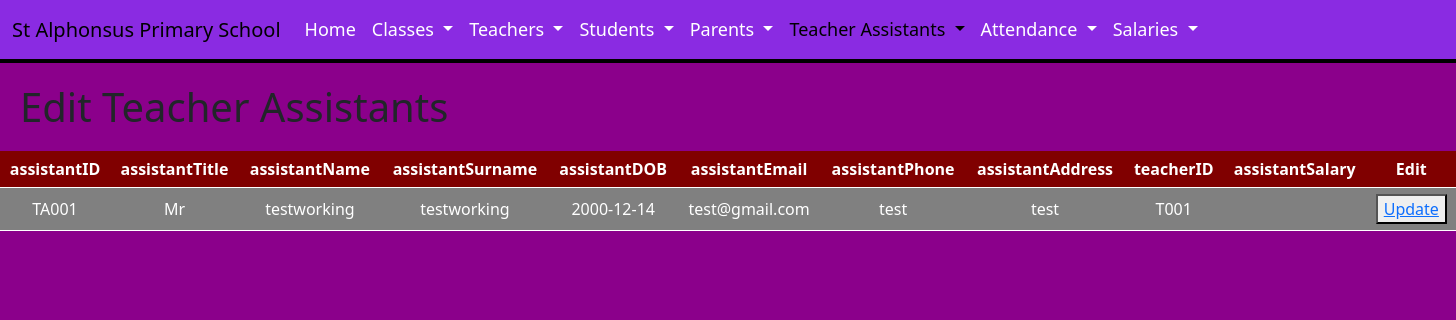
Before: /DigitalWebsite/EditTeacherAssistantHTML.php with the older database file.
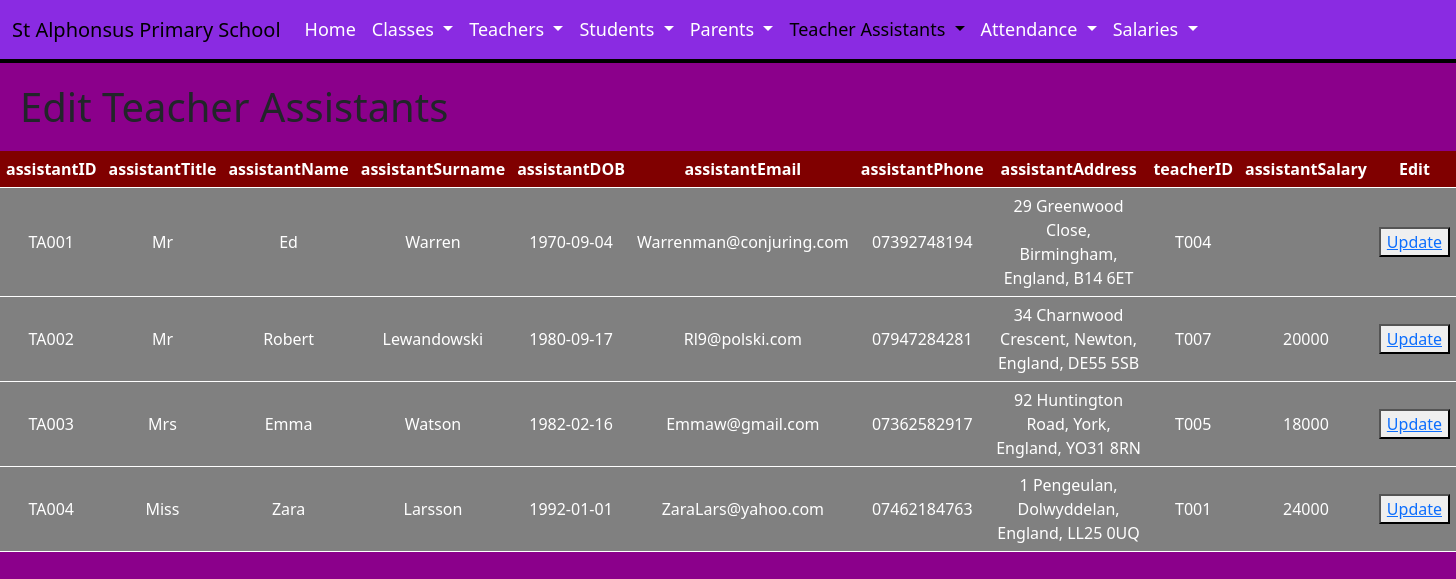
After: the same page with the newer database file.
### tables this page shows
CREATE TABLE `teacherassistants` (
  `assistantID` varchar(50) NOT NULL,
  `assistantTitle` varchar(50) DEFAULT NULL,
  `assistantName` varchar(50) DEFAULT NULL,
  `assistantSurname` varchar(50) DEFAULT NULL,
  `assistantDOB` date DEFAULT NULL,
  `assistantEmail` varchar(100) DEFAULT NULL,
  `assistantPhone` varchar(50) DEFAULT NULL,
  `assistantAddress` varchar(100) DEFAULT NULL,
  `teacherID` varchar(50) DEFAULT NULL,
  `assistantSalary` decimal(10,0) DEFAULT NULL
);

### DigitalWebsite/EditTeacherAssistantHTML.php (the view, shortened to what this page needs)
<!DOCTYPE html>
  <html lang="en">
    <head>
      <link href="https://cdn.jsdelivr.net/npm/bootstrap@5.3.2/dist/css/bootstrap.min.css" rel="stylesheet">
    </head>
    <body>
      <nav class="navbar navbar-expand-lg bg-maroon">
        <div class="container-fluid">
          <a class="navbar-brand" href="index.html">St Alphonsus Primary School</a>
          <div class="collapse navbar-collapse" id="navbarNavDropdown">
            <ul class="navbar-nav">
              <li class="nav-item">
                <a class="nav-link" href="index.html">Home</a>
              </li>
              <li class="nav-item dropdown">
                <a class="nav-link dropdown-toggle" href="#" role="button" data-bs-toggle="dropdown" aria-expanded="false">
                  Classes
                </a>
              </li>
              <li class="nav-item dropdown">
                <a class="nav-link dropdown-toggle" href="#" role="button" data-bs-toggle="dropdown" aria-expanded="false">
                  Teachers
                </a>
              </li>
              <li class="nav-item dropdown">
                <a class="nav-link dropdown-toggle" href="#" role="button" data-bs-toggle="dropdown" aria-expanded="false">
                  Students
                </a>
              </li>
              <li class="nav-item dropdown">
                <a class="nav-link dropdown-toggle" href="#" role="button" data-bs-toggle="dropdown" aria-expanded="false">
                  Parents
                </a>
              </li>
              <li class="nav-item dropdown">
                <a class="nav-link dropdown-toggle active" href="#" role="button" data-bs-toggle="dropdown" aria-expanded="false">
                  Teacher Assistants
                </a>
              </li>
              <li class="nav-item dropdown">
                <a class="nav-link dropdown-toggle" href="#" role="button" data-bs-toggle="dropdown" aria-expanded="false">
                  Attendance
                </a>
              </li>
              <li class="nav-item dropdown">
                <a class="nav-link dropdown-toggle" href="#" role="button" data-bs-toggle="dropdown" aria-expanded="false">
                  Salaries
                </a>
              </li>
            </ul>
          </div>
        </div>
      </nav>
      <h1>Edit Teacher Assistants</h1>
      <table>
        <tr>
        <th>assistantID</th>
        <th>assistantTitle</th>
        <th>assistantName</th>
        <th>assistantSurname</th>
        <th>assistantDOB</th>
        <th>assistantEmail</th>
        <th>assistantPhone</th>
        <th>assistantAddress</th>
        <th>teacherID</th>
        <th>assistantSalary</th>
        <th>Edit</th>
        </tr>
        <?php
          $servername = "127.0.0.1";
          $username = "root";
          $password = "";
          $database = "school";
          $conn = new mysqli($servername, $username, $password, $database);
          $query = "SELECT assistantID, assistantTitle, assistantName, assistantSurname,
          assistantDOB, assistantEmail, assistantPhone, assistantAddress, teacherID, assistantSalary FROM teacherassistants";
          $result = mysqli_query($conn, $query);
          while ($row = mysqli_fetch_assoc($result)) {
              echo "<tr>";
              echo "<td>" . $row['assistantID'] . "</td>";
              echo "<td>" . $row['assistantTitle'] . "</td>";
              echo "<td>" . $row['assistantName'] . "</td>";
              echo "<td>" . $row['assistantSurname'] . "</td>";
              echo "<td>" . $row['assistantDOB'] . "</td>";
              echo "<td>" . $row['assistantEmail'] . "</td>";
              echo "<td>" . $row['assistantPhone'] . "</td>";
              echo "<td>" . $row['assistantAddress'] . "</td>";
              echo "<td>" . $row['teacherID'] . "</td>";
              echo "<td>" . $row['assistantSalary'] . "</td>";
              echo "<td> <button><a href='EditTeacherAssistantUpdate.php?id=".$row['assistantID']."'>Update</a></button></td>";
              echo "</tr>";
          }
        ?>
      </table>
    </body>
</html>

Changed rows visible on the page:
changed teacherassistants "TA001": assistantName "testworking" → "Ed"; assistantSurname "testworking" → "Warren"; assistantDOB "2000-12-14" → "1970-09-04"; assistantEmail "test@gmail.com" → "Warrenman@conjuring.com"; assistantPhone "test" → "07392748194"; assistantAddress "test" → "29 Greenwood Close, Birmingham, England, B14 6ET"; teacherID "T001" → "T004"
added teacherassistants: assistantID "TA002", assistantTitle "Mr", assistantName "Robert", assistantSurname "Lewandowski", assistantDOB "1980-09-17", assistantEmail "Rl9@polski.com", assistantPhone "07947284281", assistantAddress "34 Charnwood Crescent, Newton, England, DE55 5SB", teacherID "T007", assistantSalary "20000"
added teacherassistants: assistantID "TA003", assistantTitle "Mrs", assistantName "Emma", assistantSurname "Watson", assistantDOB "1982-02-16", assistantEmail "Emmaw@gmail.com", assistantPhone "07362582917", assistantAddress "92 Huntington Road, York, England, YO31 8RN", teacherID "T005", assistantSalary "18000"
added teacherassistants: assistantID "TA004", assistantTitle "Miss", assistantName "Zara", assistantSurname "Larsson", assistantDOB "1992-01-01", assistantEmail "ZaraLars@yahoo.com", assistantPhone "07462184763", assistantAddress "1 Pengeulan, Dolwyddelan, England, LL25 0UQ", teacherID "T001", assistantSalary "24000"
